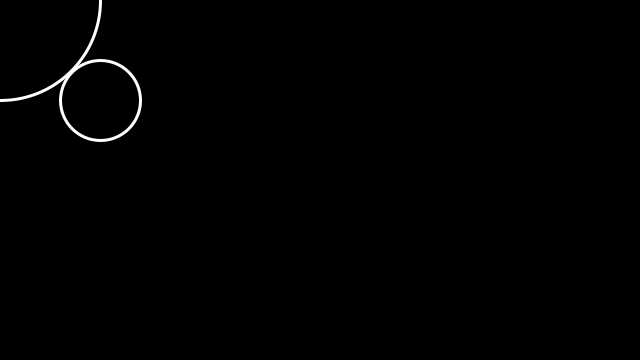
Frame 1 (no input)
Frame 60 (the mouse pressed at the canvas centre just before this capture): identical to frame 1, image omitted
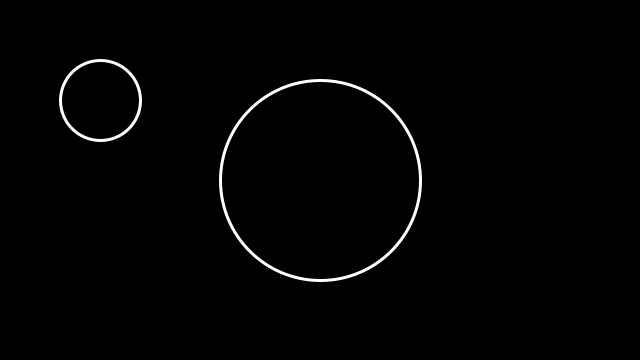
Frame 120 (the mouse held since frame 60 and released just before this capture)

The Processing sketch that drew these frames (run headless with seeded random() and noise(); from frame 60 on, the mouse is pressed at the canvas centre):

// Processing sketch: sketch_16_Overlap_Check
// ── sketch_16_Overlap_Check.pde
Bubble b1;
Bubble b2;

void setup()
{
  size(640, 360);
  b1 = new Bubble(100, 100, 80);
  b2 = new Bubble(537, 257, 200);
}

void draw()
{  
  background(0);
  b2.x = mouseX;
  b2.y = mouseY;
  
  if(b1.overlaps(b2))
  {
    background(255,255,0);
  }

  b1.display();
  b2.display();
}

// ── Bubble.pde
class Bubble
{
  int x;
  int y;
  int dia;

  Bubble(int a, int b, int diameter)
  {
    x = a;
    y = b;
    dia = diameter;
  }

  boolean overlaps(Bubble other)
  {
    float d = dist(x, y, other.x, other.y);
    if (d <= (dia/2)+(other.dia/2))
    {
      return true;
    }
    else 
    return false;
  }

  void display()
  {
    stroke(255);
    strokeWeight(3);
    noFill();

    ellipse(x, y, dia, dia);
  }
}
